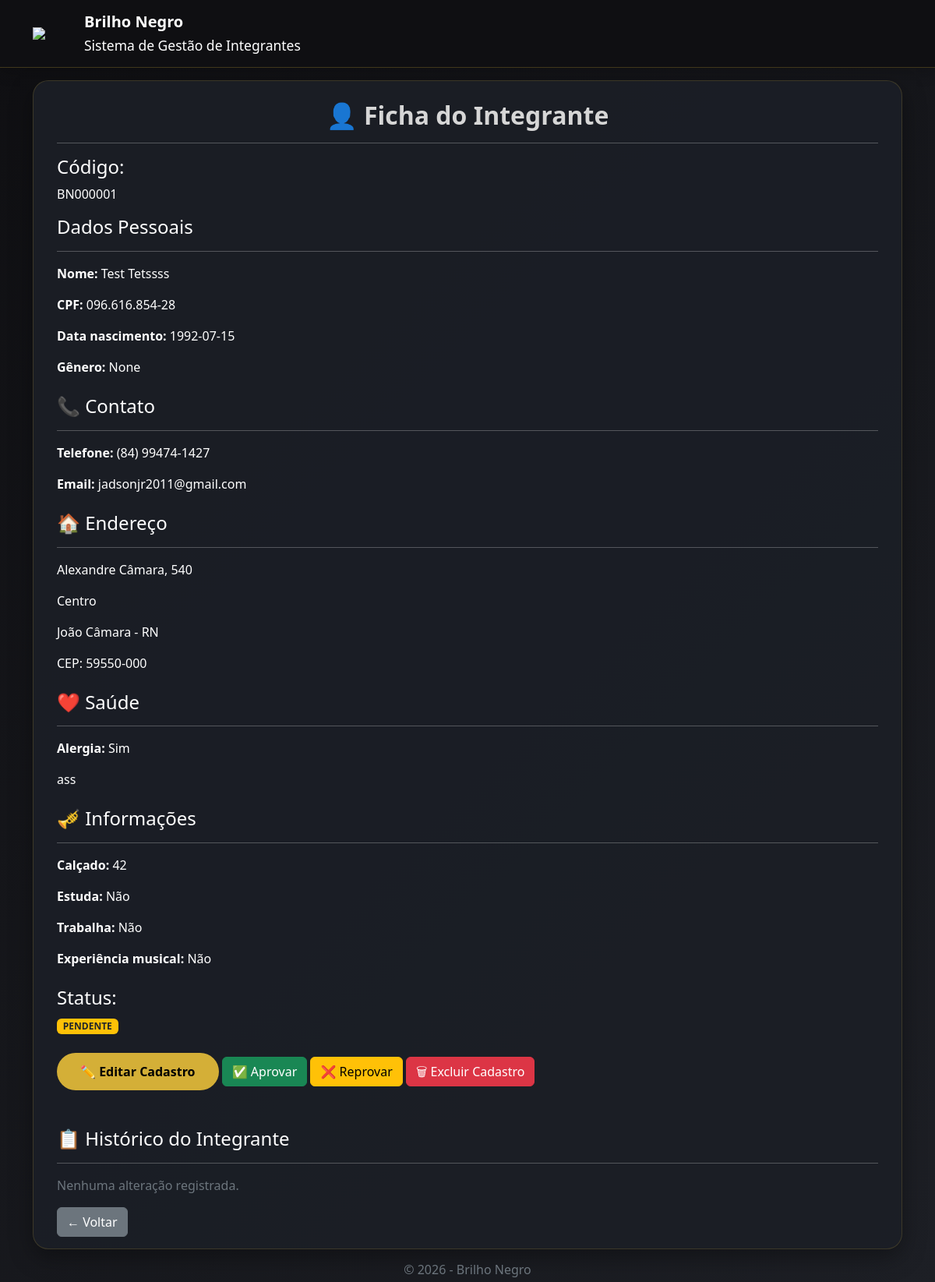
Before: /admin/integrante/6 (signed in) with the older database file.
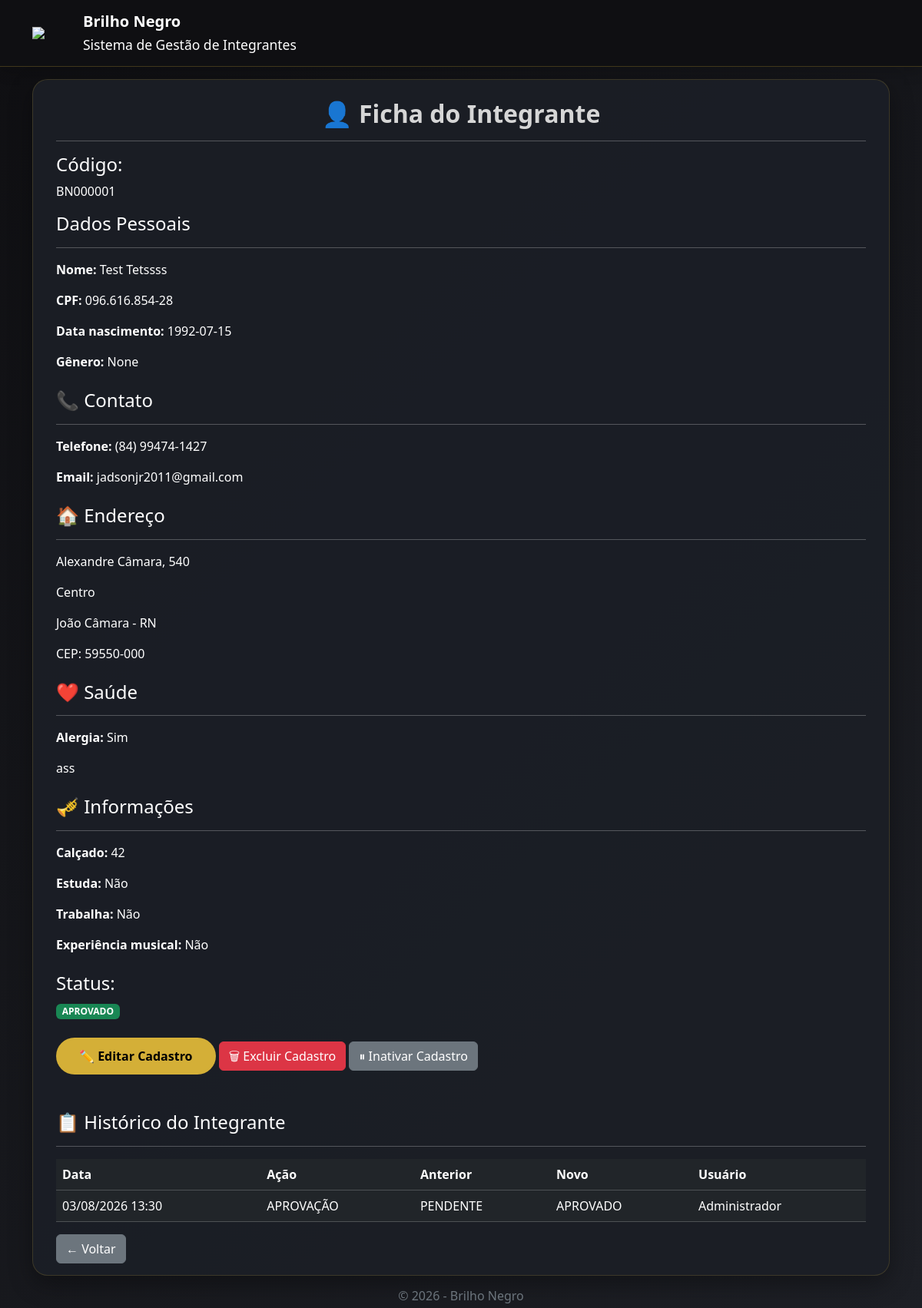
After: the same page with the newer database file.
### tables this page shows
CREATE TABLE integrantes (

        id INTEGER PRIMARY KEY AUTOINCREMENT,

        nome TEXT NOT NULL,

        data_nascimento TEXT,

        telefone TEXT,

        email TEXT,


        rua TEXT,
        numero TEXT,
        complemento TEXT,
        bairro TEXT,
        cidade TEXT,
        estado TEXT,
        cep TEXT,


        tipo_sanguineo TEXT,

        possui_alergia TEXT,

        descricao_alergia TEXT,


        responsavel TEXT,

        parentesco TEXT,

        telefone_responsavel TEXT,


        status TEXT DEFAULT 'PENDENTE'


    , codigo_integrante TEXT, cpf TEXT, genero TEXT, alergia_medicamento TEXT, calcado TEXT, estuda TEXT, local_estudo TEXT, trabalha TEXT, profissao TEXT, experiencia_banda TEXT, descricao_experiencia TEXT, data_cadastro TEXT);

CREATE TABLE historico_integrantes (

    id INTEGER PRIMARY KEY AUTOINCREMENT,

    integrante_id INTEGER NOT NULL,

    acao TEXT NOT NULL,

    status_anterior TEXT,

    status_novo TEXT,

    data_hora TEXT,

    usuario TEXT

);

### app.py (the view)
@app.route("/admin/integrante/<int:id>")
def ver_integrante(id):
    if "admin" not in session:
        return redirect("/login")
    conexao = sqlite3.connect(BANCO)
    conexao.row_factory = sqlite3.Row
    cursor = conexao.cursor()
    cursor.execute("""
        SELECT *
        FROM integrantes
        WHERE id = ?
    """,(id,))
    integrante = cursor.fetchone()
    cursor.execute("""
        SELECT *
        FROM historico_integrantes
        WHERE integrante_id = ?
        ORDER BY id DESC
    """,(id,))
    historico = cursor.fetchall()
    conexao.close()
    return render_template(
        "admin/ficha.html",
        integrante=integrante,
        historico=historico
    )

### templates/admin/ficha.html (shortened to what this page needs)
{% extends 'layout/base.html' %}
{% block conteudo %}
<div class="card-bn">
<h2 class="titulo text-center">
👤 Ficha do Integrante
</h2>
<hr>
<h4>
Código:
</h4>
<p>
{{ integrante.codigo_integrante }}
</p>
<h4>
Dados Pessoais
</h4>
<hr>
<p>
<strong>Nome:</strong>
{{ integrante.nome }}
</p>
<p>
<strong>CPF:</strong>
{{ integrante.cpf }}
</p>
<p>
<strong>Data nascimento:</strong>
{{ integrante.data_nascimento }}
</p>
<p>
<strong>Gênero:</strong>
{{ integrante.genero }}
</p>
<h4 class="mt-4">
📞 Contato
</h4>
<hr>
<p>
<strong>Telefone:</strong>
{{ integrante.telefone }}
</p>
<p>
<strong>Email:</strong>
{{ integrante.email }}
</p>
<h4 class="mt-4">
🏠 Endereço
</h4>
<hr>
<p>
{{ integrante.rua }},
{{ integrante.numero }}
</p>
<p>
{{ integrante.bairro }}
</p>
<p>
{{ integrante.cidade }} - {{ integrante.estado }}
</p>
<p>
CEP:
{{ integrante.cep }}
</p>
<h4 class="mt-4">
❤️ Saúde
</h4>
<hr>
<p>
<strong>Alergia:</strong>
{{ integrante.alergia_medicamento }}
</p>
<p>
{{ integrante.descricao_alergia }}
</p>
<h4 class="mt-4">
🎺 Informações
</h4>
<hr>
<p>
<strong>Calçado:</strong>
{{ integrante.calcado }}
</p>
<p>
<strong>Estuda:</strong>
{{ integrante.estuda }}
</p>
<p>
<strong>Trabalha:</strong>
{{ integrante.trabalha }}
</p>
<p>
<strong>Experiência musical:</strong>
{{ integrante.experiencia_banda }}
</p>
<h4 class="mt-4">
Status:
</h4>
{% if integrante.status == "PENDENTE" %}
<span class="badge bg-warning text-dark">
PENDENTE
</span>
{% elif integrante.status == "APROVADO" %}
<span class="badge bg-success">
APROVADO
</span>
{% elif integrante.status == "INATIVO" %}
<span class="badge bg-secondary">
INATIVO
</span>
{% elif integrante.status == "REPROVADO" %}
<span class="badge bg-danger">
REPROVADO
</span>
{% endif %}
<div class="mt-4">
<a
href="/admin/integrante/{{ integrante.id }}/editar"
class="btn btn-brilho">
✏️ Editar Cadastro
</a>
{% if integrante.status == "PENDENTE" %}
<a
href="/admin/aprovar/{{ integrante.id }}"
class="btn btn-success">
✅ Aprovar
</a>
<a
href="/admin/reprovar/{{ integrante.id }}"
class="btn btn-warning">
❌ Reprovar
</a>
{% endif %}
<a
href="/admin/integrante/{{ integrante.id }}/excluir"
class="btn btn-danger"
onclick="return confirm('Tem certeza que deseja excluir este integrante?')">
🗑 Excluir Cadastro
</a>
{% if integrante.status == "APROVADO" %}
<a
href="/admin/integrante/{{ integrante.id }}/inativar"
class="btn btn-secondary"
onclick="return confirm('Deseja inativar este integrante?')">
⏸ Inativar Cadastro
</a>
{% endif %}
</div>
<h4 class="mt-5">
📋 Histórico do Integrante
</h4>
<hr>
{% if historico %}
<div class="table-responsive">
<table class="table table-dark table-hover">
<thead>
<tr>
<th>Data</th>
<th>Ação</th>
<th>Anterior</th>
<th>Novo</th>
<th>Usuário</th>
</tr>
</thead>
<tbody>
{% for item in historico %}
<tr>
<td>
{{ item.data_hora }}
</td>
<td>
{{ item.acao }}
</td>
<td>
{{ item.status_anterior }}
</td>
<td>
{{ item.status_novo }}
</td>
<td>
{{ item.usuario }}
</td>
</tr>
{% endfor %}
</tbody>
</table>
</div>
{% else %}
<p class="text-secondary">
Nenhuma alteração registrada.
</p>
{% endif %}
<a
href="/admin"
class="btn btn-secondary">
← Voltar
</a>
</div>
</div>
{% endblock %}

### templates/layout/base.html (shortened to what this page needs)
<!DOCTYPE html>
<html lang="pt-BR">
<head>
    <link href="https://cdn.jsdelivr.net/npm/bootstrap@5.3.3/dist/css/bootstrap.min.css" rel="stylesheet">
    <link rel="stylesheet" href="{{ url_for('static', filename='css/style.css') }}">
</head>
<body>
<nav class="navbar navbar-dark bg-dark shadow">
    <div class="container">
        <a class="navbar-brand d-flex align-items-center" href="/">
            <img
                src="{{ url_for('static', filename='img/logo.png') }}"
                width="50"
                class="me-3">
            <div>
                <strong>
                    Brilho Negro
                </strong>
                <br>
                <small>
                    Sistema de Gestão de Integrantes
                </small>
            </div>
        </a>
    </div>
</nav>
<div class="container mt-3 mb-0">
    {% block conteudo %}
    {% endblock %}
<footer class="text-center text-secondary py-1">
    © 2026 - Brilho Negro
</footer>
</body>
</html>

### static/css/style.css (style rules this page uses)
:root { --cor-fundo:#0f0f12; --cor-card:#1c1f26; --cor-principal:#111111; --cor-secundaria:#d4af37; --cor-texto:#ffffff; --cor-texto-secundario:#cfcfcf; --cor-borda:#343a40; }
body { background:linear-gradient(135deg,#0f0f12,#1d1f25); color:var(--cor-texto); min-height:100vh; font-family:Segoe UI,Tahoma,Geneva,Verdana,sans-serif; }
.navbar { background:rgba(15,15,18,.95)!important; border-bottom:1px solid rgba(212,175,55,.25); }
.card-bn { background:rgba(28,31,38,.92); border:1px solid rgba(212,175,55,.18); border-radius:20px; padding:25px 30px 15px; box-shadow:0 10px 30px rgba(0,0,0,.35); }
.titulo { font-size:2rem; font-weight:700; color:#d6d6d6; }
.btn-brilho { background:var(--cor-secundaria); color:#000; font-weight:bold; border:none; border-radius:30px; padding:12px 30px; }
footer { margin-top:10px; color:#9f9f9f; }

Changed rows visible on the page:
changed integrantes "BN000001": status "PENDENTE" → "APROVADO" (drawn)
added historico_integrantes: data_hora "03/08/2026 13:30", acao "APROVAÇÃO", status_anterior "PENDENTE", status_novo "APROVADO", usuario "Administrador"
Other visible differences:
text no longer shown: "PENDENTE ✅ Aprovar ❌ Reprovar Nenhuma alteração registrada."
text now shown: "APROVADO ⏸ Inativar Cadastro Data Ação Anterior Novo Usuário"
